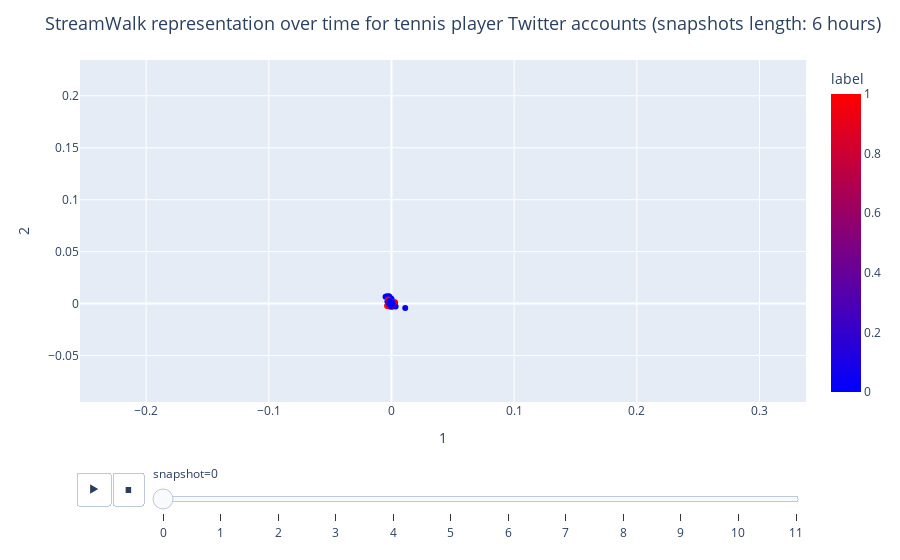

The code cell stored with this chart in its notebook:
### Code cell
fig_sw

### Figure 1 — Plotly figure (JSON) as saved in the notebook; plotly's stock layout.template omitted (floating-point values rounded to 4 significant figures)
{"data": [{"hovertemplate": "<b>%{hovertext}</b><br><br>snapshot=0<br>1=%{x}<br>2=%{y}<br>label=%{marker.color}<extra></extra>", "hovertext": ["Svetlana Kuznetsova<br>2017-05-28<br>Women's Singles - Round 1<br>Suzanne-Lenglen Court<br>Match id: 2", "Philipp Kohlschreiber<br>2017-05-28", "Paul-Henri Mathieu<br>2017-05-28", "Nick Kyrgios<br>2017-05-28", "Garbiñe Muguruza<br>2017-05-28", "Federico Delbonis<br>2017-05-28", "Feliciano Lopez<br>2017-05-28", "Juan Martin Del Potro<br>2017-05-28", "Henri Leconte<br>2017-05-28", "Andy Murray<br>2017-05-28", "Horacio Zeballos<br>2017-05-28<br>Men's Singles - Round 1<br>Suzanne-Lenglen Court<br>Match id: 1", "Tomas Berdych<br>2017-05-28", "Marion Bartoli<br>2017-05-28", "Madison Keys<br>2017-05-28", "David Goffin<br>2017-05-28", "Pablo Cuevas<br>2017-05-28", "Guido Pella<br>2017-05-28", "Jack Sock<br>2017-05-28", "Dominic Thiem<br>2017-05-28<br>Men's Singles - Round 1<br>Suzanne-Lenglen Court<br>Match id: 3", "Samantha Stosur<br>2017-05-28", "Timea Bacsinszky<br>2017-05-28<br>Women's Singles - Round 1<br>Court 17<br>Match id: 1", "Novak Djokovic<br>2017-05-28", "Simona Halep<br>2017-05-28", "Agnieszka Radwanska<br>2017-05-28", "Nicolas Jarry<br>2017-05-28", "Francesca Schiavone<br>2017-05-28", "Elina Svitolina<br>2017-05-28", "Jo-Wilfried Tsonga<br>2017-05-28", "Karolina Pliskova<br>2017-05-28", "Coco Vandeweghe<br>2017-05-28", "Rafael Nadal<br>2017-05-28", "Stefanos Tsitsipas<br>2017-05-28<br>Men's Singles - Round 1<br>Court 3<br>Match id: 2", "Andre Sa<br>2017-05-28", "Milos Raonic<br>2017-05-28", "Roberta Vinci<br>2017-05-28<br>Women's Singles - Round 1<br>Court 2<br>Match id: 1", "Andrey Rublev<br>2017-05-28", "Richard Gasquet<br>2017-05-28", "Angelique Kerber<br>2017-05-28<br>Women's Singles - Round 1<br>Philippe-Chatrier Court<br>Match id: 2", "Grigor Dimitrov<br>2017-05-28<br>Men's Singles - Round 1<br>Philippe-Chatrier Court<br>Match id: 3", "David Ferrer<br>2017-05-28", "Martina Navratilova<br>2017-05-28", "Venus Williams<br>2017-05-28<br>Women's Singles - Round 1<br>Suzanne-Lenglen Court<br>Match id: 4", "Eugenie Bouchard<br>2017-05-28", "Petra Kvitova<br>2017-05-28<br>Women's Singles - Round 1<br>Philippe-Chatrier Court<br>Match id: 1", "Conchita Martinez<br>2017-05-28", "Johanna Konta<br>2017-05-28", "Lucas Pouille<br>2017-05-28<br>Men's Singles - Round 1<br>Philippe-Chatrier Court<br>Match id: 4", "Stan Wawrinka<br>2017-05-28", "Alex Corretja<br>2017-05-28", "Santiago Gonzalez<br>2017-05-28", "Amanda Anisimova<br>2017-05-28<br>Women's Singles - Round 1<br>Court 6<br>Match id: 3", "Kristina Mladenovic<br>2017-05-28", "Monica Puig<br>2017-05-28<br>Women's Singles - Round 1<br>Court 2<br>Match id: 1", "Daria Gavrilova<br>2017-05-28", "Sania Mirza<br>2017-05-28", "Kei Nishikori<br>2017-05-28", "Caroline Wozniacki<br>2017-05-28"], "ids": [102652835, 104294006, 1044227084, 1110553549, 118779247, 134906432, 138358313, 139556944, 14056125, 14123683, 146613488, 1484787162, 1490817636, 1601451361, 1612711830, 162187399, 174876254, 186668655, 2223114825, 2455053222, 2498274386, 259925559, 2602158362, 275115103, 2847445620, 2913792699, 295610884, 297380894, 2997502061, 340548756, 344634424, 348332740, 351625171, 35441526, 410232624, 446304475, 459954236, 481461757, 48348735, 485511296, 506429053, 50725573, 52818366, 533202479, 57165979, 594029345, 632089798, 65187067, 726543308, 74361297, 826220690441437200, 830685463, 847389421, 850660369, 87174678, 87769890, 94166168], "legendgroup": "", "marker": {"color": [1, 0, 0, 0, 0, 0, 0, 0, 0, 0, 1, 0, 0, 0, 0, 0, 0, 0, 1, 0, 1, 0, 0, 0, 0, 0, 0, 0, 0, 0, 0, 1, 0, 0, 1, 0, 0, 1, 1, 0, 0, 1, 0, 1, 0, 0, 1, 0, 0, 0, 1, 0, 1, 0, 0, 0, 0], "coloraxis": "coloraxis", "symbol": "circle"}, "mode": "markers", "name": "", "orientation": "v", "showlegend": false, "type": "scatter", "x": [0.0007674, -0.003289, 0.001062, 0.001894, 5.401e-06, 0.001548, 0.002494, 7.363e-05, -0.001258, -0.001662, -0.002068, 6.475e-05, 0.001601, 0.0009041, -0.000462, -9.801e-05, 0.0001345, -0.001433, 0.0003261, 0.003361, -0.002642, 0.0007261, -0.001972, 8.393e-05, -0.0007827, -6.686e-05, -0.004833, -0.003022, -0.0007985, 0.001017, -0.003667, 0.001157, 0.001772, -0.0003875, 4.977e-06, -0.001254, 0.0006159, -0.00224, -0.0007837, 0.001212, -0.002976, 7.627e-05, 0.0112, 0.0002542, 0.0006279, -0.002408, -0.003561, 0.0003374, 0.001348, 0.002753, 0.002503, 0.0009678, -0.00277, -0.001761, -0.001715, -0.0003358, -0.001239], "xaxis": "x", "y": [-0.0006973, 0.001924, 0.001323, -2.909e-05, -0.0005469, -0.001951, 0.0009204, 0.004328, 0.001705, 0.003956, 0.001198, -0.001081, -0.001613, -0.0005236, 0.002512, -0.0003661, -0.0007997, -0.002883, -0.003185, -0.002778, -0.001112, 0.002192, 0.006964, -1.64e-05, -0.0001457, 0.001288, 0.006544, -0.0009109, 0.005311, -0.001245, 0.007143, 0.0007387, 6.899e-05, 0.001688, 0.001766, -0.00116, 0.0005435, 0.0003257, -0.0008821, -0.0004607, -0.001714, 0.001277, -0.004217, -0.001148, 0.000146, 0.00473, -0.002367, 0.0007679, 0.00131, 0.001018, 0.001498, 0.0008886, 0.003955, -0.0009171, 0.002503, -0.002401, 0.001517], "yaxis": "y"}], "layout": {"coloraxis": {"colorbar": {"title": {"text": "label"}}, "colorscale": [[0, "rgb(0,0,255)"], [1, "rgb(255,0,0)"]]}, "legend": {"tracegroupgap": 0}, "margin": {"t": 60}, "showlegend": false, "sliders": [{"active": 0, "currentvalue": {"prefix": "snapshot="}, "len": 0.9, "pad": {"b": 10, "t": 60}, "steps": [{"args": [["0"], {"frame": {"duration": 0, "redraw": false}, "fromcurrent": true, "mode": "immediate", "transition": {"duration": 0, "easing": "linear"}}], "label": "0", "method": "animate"}, {"args": [["1"], {"frame": {"duration": 0, "redraw": false}, "fromcurrent": true, "mode": "immediate", "transition": {"duration": 0, "easing": "linear"}}], "label": "1", "method": "animate"}, {"args": [["2"], {"frame": {"duration": 0, "redraw": false}, "fromcurrent": true, "mode": "immediate", "transition": {"duration": 0, "easing": "linear"}}], "label": "2", "method": "animate"}, {"args": [["3"], {"frame": {"duration": 0, "redraw": false}, "fromcurrent": true, "mode": "immediate", "transition": {"duration": 0, "easing": "linear"}}], "label": "3", "method": "animate"}, {"args": [["4"], {"frame": {"duration": 0, "redraw": false}, "fromcurrent": true, "mode": "immediate", "transition": {"duration": 0, "easing": "linear"}}], "label": "4", "method": "animate"}, {"args": [["5"], {"frame": {"duration": 0, "redraw": false}, "fromcurrent": true, "mode": "immediate", "transition": {"duration": 0, "easing": "linear"}}], "label": "5", "method": "animate"}, {"args": [["6"], {"frame": {"duration": 0, "redraw": false}, "fromcurrent": true, "mode": "immediate", "transition": {"duration": 0, "easing": "linear"}}], "label": "6", "method": "animate"}, {"args": [["7"], {"frame": {"duration": 0, "redraw": false}, "fromcurrent": true, "mode": "immediate", "transition": {"duration": 0, "easing": "linear"}}], "label": "7", "method": "animate"}, {"args": [["8"], {"frame": {"duration": 0, "redraw": false}, "fromcurrent": true, "mode": "immediate", "transition": {"duration": 0, "easing": "linear"}}], "label": "8", "method": "animate"}, {"args": [["9"], {"frame": {"duration": 0, "redraw": false}, "fromcurrent": true, "mode": "immediate", "transition": {"duration": 0, "easing": "linear"}}], "label": "9", "method": "animate"}, {"args": [["10"], {"frame": {"duration": 0, "redraw": false}, "fromcurrent": true, "mode": "immediate", "transition": {"duration": 0, "easing": "linear"}}], "label": "10", "method": "animate"}, {"args": [["11"], {"frame": {"duration": 0, "redraw": false}, "fromcurrent": true, "mode": "immediate", "transition": {"duration": 0, "easing": "linear"}}], "label": "11", "method": "animate"}], "x": 0.1, "xanchor": "left", "y": 0, "yanchor": "top"}], "title": {"font": {"size": 18}, "text": "StreamWalk representation over time for tennis player Twitter accounts (snapshots length: 6 hours)"}, "updatemenus": [{"buttons": [{"args": [null, {"frame": {"duration": 1000, "redraw": false}, "fromcurrent": true, "mode": "immediate", "transition": {"duration": 500, "easing": "linear"}}], "label": "&#9654;", "method": "animate"}, {"args": [[null], {"frame": {"duration": 0, "redraw": false}, "fromcurrent": true, "mode": "immediate", "transition": {"duration": 0, "easing": "linear"}}], "label": "&#9724;", "method": "animate"}], "direction": "left", "pad": {"r": 10, "t": 70}, "showactive": false, "type": "buttons", "x": 0.1, "xanchor": "right", "y": 0, "yanchor": "top"}], "xaxis": {"anchor": "y", "domain": [0, 1], "range": [-0.2539, 0.3379], "title": {"text": "1"}}, "yaxis": {"anchor": "x", "domain": [0, 1], "range": [-0.0947, 0.2345], "title": {"text": "2"}}}}
